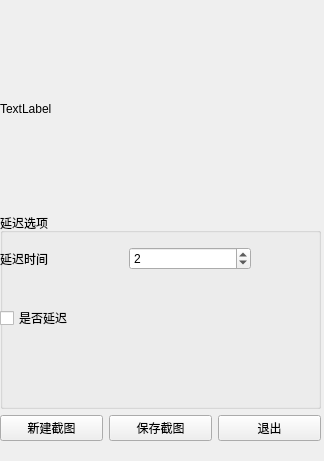
<?xml version="1.0" encoding="UTF-8"?>
<ui version="4.0">
 <class>shotwindow</class>
 <widget class="QWidget" name="shotwindow">
  <property name="geometry">
   <rect>
    <x>0</x>
    <y>0</y>
    <width>324</width>
    <height>461</height>
   </rect>
  </property>
  <property name="minimumSize">
   <size>
    <width>324</width>
    <height>461</height>
   </size>
  </property>
  <property name="maximumSize">
   <size>
    <width>324</width>
    <height>461</height>
   </size>
  </property>
  <property name="windowTitle">
   <string>Form</string>
  </property>
  <widget class="QWidget" name="verticalLayoutWidget_3">
   <property name="geometry">
    <rect>
     <x>0</x>
     <y>10</y>
     <width>321</width>
     <height>431</height>
    </rect>
   </property>
   <layout class="QVBoxLayout" name="verticalLayout_3">
    <item>
     <layout class="QVBoxLayout" name="verticalLayout_2">
      <item>
       <widget class="QLabel" name="label">
        <property name="text">
         <string>TextLabel</string>
        </property>
       </widget>
      </item>
      <item>
       <widget class="QGroupBox" name="groupBox">
        <property name="title">
         <string>延迟选项</string>
        </property>
        <widget class="QWidget" name="verticalLayoutWidget">
         <property name="geometry">
          <rect>
           <x>0</x>
           <y>20</y>
           <width>251</width>
           <height>51</height>
          </rect>
         </property>
         <layout class="QVBoxLayout" name="verticalLayout">
          <item>
           <layout class="QHBoxLayout" name="horizontalLayout">
            <item>
             <widget class="QLabel" name="label_2">
              <property name="text">
               <string>延迟时间</string>
              </property>
             </widget>
            </item>
            <item>
             <widget class="QSpinBox" name="spinBox">
              <property name="value">
               <number>2</number>
              </property>
             </widget>
            </item>
           </layout>
          </item>
         </layout>
        </widget>
        <widget class="QWidget" name="horizontalLayoutWidget_2">
         <property name="geometry">
          <rect>
           <x>0</x>
           <y>90</y>
           <width>241</width>
           <height>31</height>
          </rect>
         </property>
         <layout class="QHBoxLayout" name="horizontalLayout_2">
          <item>
           <widget class="QCheckBox" name="checkBox">
            <property name="text">
             <string>是否延迟</string>
            </property>
           </widget>
          </item>
         </layout>
        </widget>
        <zorder>verticalLayoutWidget</zorder>
        <zorder>horizontalLayoutWidget_2</zorder>
        <zorder>horizontalLayoutWidget_3</zorder>
        <zorder>horizontalLayoutWidget_3</zorder>
        <zorder>horizontalLayoutWidget_3</zorder>
       </widget>
      </item>
      <item>
       <layout class="QHBoxLayout" name="horizontalLayout_3">
        <item>
         <widget class="QPushButton" name="pushButton">
          <property name="text">
           <string>新建截图</string>
          </property>
         </widget>
        </item>
        <item>
         <widget class="QPushButton" name="pushButton_2">
          <property name="text">
           <string>保存截图</string>
          </property>
         </widget>
        </item>
        <item>
         <widget class="QPushButton" name="pushButton_3">
          <property name="text">
           <string>退出</string>
          </property>
         </widget>
        </item>
       </layout>
      </item>
     </layout>
    </item>
   </layout>
  </widget>
  <zorder>checkBox</zorder>
  <zorder>horizontalLayoutWidget</zorder>
  <zorder>verticalLayoutWidget_3</zorder>
 </widget>
 <resources/>
 <connections/>
</ui>
